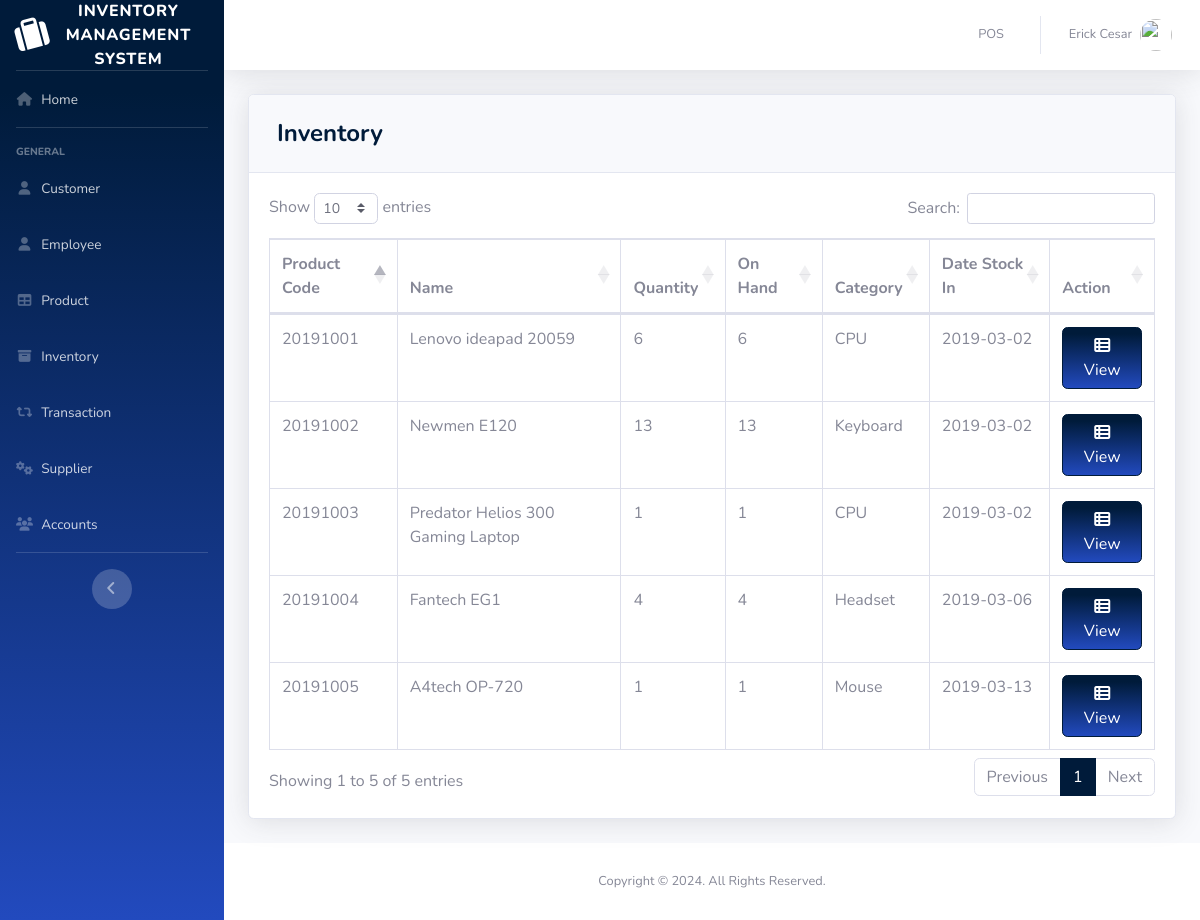
Page /pages/inventory.php (signed in) on the committed database.
### tables this page shows
CREATE TABLE `product` (
  `PRODUCT_ID` int(11) NOT NULL,
  `PRODUCT_CODE` varchar(20) NOT NULL,
  `NAME` varchar(50) DEFAULT NULL,
  `DESCRIPTION` varchar(250) NOT NULL,
  `QTY_STOCK` int(50) DEFAULT NULL,
  `ON_HAND` int(250) NOT NULL,
  `PRICE` int(50) DEFAULT NULL,
  `CATEGORY_ID` int(11) DEFAULT NULL,
  `SUPPLIER_ID` int(11) DEFAULT NULL,
  `DATE_STOCK_IN` varchar(50) NOT NULL
);

CREATE TABLE `category` (
  `CATEGORY_ID` int(11) NOT NULL,
  `CNAME` varchar(50) DEFAULT NULL
);

### pages/inventory.php (the view, shortened to what this page needs)
<?php
include'../includes/connection.php';
include'../includes/sidebar.php';
?>
            <div class="card shadow mb-4">
            <div class="card-header py-3">
              <h4 class="m-2 font-weight-bold text-primary">Inventory</h4>
            </div>
            <div class="card-body">
              <div class="table-responsive">
                <table class="table table-bordered" id="dataTable" width="100%" cellspacing="0">
               <thead>
                   <tr>
                     <th>Product Code</th>
                     <th>Name</th>
                     <th>Quantity</th>
                     <th>On Hand</th>
                     <th>Category</th>
                     <th>Date Stock In</th>
                     <th>Action</th>
                   </tr>
               </thead>
          <tbody>
<?php
    $query = 'SELECT PRODUCT_ID, PRODUCT_CODE, NAME, COUNT(`QTY_STOCK`) AS "QTY_STOCK", COUNT(`ON_HAND`)
    AS "ON_HAND", CNAME, DATE_STOCK_IN FROM product p join category c on p.CATEGORY_ID=c.CATEGORY_ID GROUP BY PRODUCT_CODE';
        $result = mysqli_query($db, $query) or die (mysqli_error($db));
            while ($row = mysqli_fetch_assoc($result)) {
                echo '<tr>';
                echo '<td>'. $row['PRODUCT_CODE'].'</td>';
                echo '<td>'. $row['NAME'].'</td>';
                echo '<td>'. $row['QTY_STOCK'].'</td>';
                echo '<td>'. $row['ON_HAND'].'</td>';
                echo '<td>'. $row['CNAME'].'</td>';
                echo '<td>'. $row['DATE_STOCK_IN'].'</td>';
                      echo '<td align="right">
                              <a type="button" class="btn btn-primary bg-gradient-primary" href="inv_searchfrm.php?action=edit & id='.$row['PRODUCT_CODE'] . '"><i class="fas fa-fw fa-th-list"></i> View</a>
                          </div> </td>';
                        }
?>
                        </div>
                    </div>
<?php
include'../includes/footer.php';
?>

### includes/sidebar.php (shortened to what this page needs)
<!DOCTYPE html>
<html lang="en">
<head>
  <link href="../vendor/fontawesome-free/css/all.min.css" rel="stylesheet" type="text/css">
  <link href="../css/sb-admin-2.min.css" rel="stylesheet">
  <link href="../vendor/datatables/dataTables.bootstrap4.min.css" rel="stylesheet">
</head>
<body id="page-top">
  <div id="wrapper">
    <ul class="navbar-nav bg-gradient-primary sidebar sidebar-dark accordion" id="accordionSidebar">
      <a class="sidebar-brand d-flex align-items-center justify-content-center" href="index.php">
        <div class="sidebar-brand-icon rotate-n-15">
        <i class="fas fa-suitcase"></i>
        </div>
        <div class="sidebar-brand-text mx-3">Inventory  Management System</div>
      </a>
      <hr class="sidebar-divider my-0">
      <li class="nav-item">
        <a class="nav-link" href="index.php">
          <i class="fas fa-fw fa-home"></i>
          <span>Home</span></a>
      </li>
      <hr class="sidebar-divider">
      <div class="sidebar-heading">
        General
      </div>
      <li class="nav-item">
        <a class="nav-link" href="customer.php">
          <i class="fas fa-fw fa-user"></i>
          <span>Customer</span></a>
      </li>
      <li class="nav-item">
        <a class="nav-link" href="employee.php">
          <i class="fas fa-fw fa-user"></i>
          <span>Employee</span></a>
      </li>
      <li class="nav-item">
        <a class="nav-link" href="product.php">
          <i class="fas fa-fw fa-table"></i>
          <span>Product</span></a>
      </li>
      <li class="nav-item">
        <a class="nav-link" href="inventory.php">
          <i class="fas fa-fw fa-archive"></i>
          <span>Inventory</span></a>
      </li>
      <li class="nav-item">
        <a class="nav-link" href="transaction.php">
          <i class="fas fa-fw fa-retweet"></i>
          <span>Transaction</span></a>
      </li>
      <li class="nav-item">
        <a class="nav-link" href="supplier.php">
          <i class="fas fa-fw fa-cogs"></i>
          <span>Supplier</span></a>
      </li>
      <li class="nav-item">
        <a class="nav-link" href="user.php">
          <i class="fas fa-fw fa-users"></i>
          <span>Accounts</span></a>
      </li>
      <hr class="sidebar-divider d-none d-md-block">
      <div class="text-center d-none d-md-inline">
        <button class="rounded-circle border-0" id="sidebarToggle"></button>
      </div>
    </ul>
    <?php include_once 'topbar.php'; ?>

### includes/topbar.php (shortened to what this page needs)
<div id="content-wrapper" class="d-flex flex-column">
  <div id="content">
    <nav class="navbar navbar-expand navbar-light bg-white topbar mb-4 static-top shadow">
      <ul class="navbar-nav ml-auto">
        <li class="nav-item dropdown no-arrow">
          <a class="nav-link" href="pos.php" role="button">
            <span class="mr-2 d-none d-lg-inline text-gray-600 small">POS</span>
          </a>
        </li>
        <li class="nav-item dropdown no-arrow">
          <a class="nav-link dropdown-toggle" href="#" id="userDropdown" role="button" data-toggle="dropdown" aria-haspopup="true" aria-expanded="false">
            <span class="mr-2 d-none d-lg-inline text-gray-600 small"><?php echo  $_SESSION['FIRST_NAME']. ' '.$_SESSION['LAST_NAME'] ;?></span>
            <img class="img-profile rounded-circle"
            <?php
              if($_SESSION['GENDER']=='Male'){
                echo 'src="https://encrypted-tbn0.gstatic.com/images?q=tbn:ANd9GcTS0rikanm-OEchWDtCAWQ_s1hQq1nOlQUeJr242AdtgqcdEgm0Dg"';
              }else{
                echo 'src="https://encrypted-tbn0.gstatic.com/images?q=tbn:ANd9GcSNngF0RFPjyGl4ybo78-XYxxeap88Nvsyj1_txm6L4eheH8ZBu"';
              }
            ?>>
          </a>
        </li>
      </ul>
    </nav>
    <div class="container-fluid">

### includes/footer.php (shortened to what this page needs)
      <footer class="sticky-footer bg-white">
        <div class="container my-auto">
          <div class="copyright text-center my-auto">
              <span>Copyright © 2024. All Rights Reserved.</span>
          </div>
        </div>
      </footer>
</body>
</html>

### rows in the picture
product: PRODUCT_CODE "20191001", NAME "Lenovo ideapad 20059", QTY_STOCK "6", ON_HAND "6", CATEGORY_ID.CNAME "CPU", DATE_STOCK_IN "2019-03-02"
product: PRODUCT_CODE "20191002", NAME "Newmen E120", QTY_STOCK "13", ON_HAND "13", CATEGORY_ID.CNAME "Keyboard", DATE_STOCK_IN "2019-03-02"
product: PRODUCT_CODE "20191003", NAME "Predator Helios 300 Gaming Laptop", QTY_STOCK "1", ON_HAND "1", CATEGORY_ID.CNAME "CPU", DATE_STOCK_IN "2019-03-02"
product: PRODUCT_CODE "20191004", NAME "Fantech EG1", QTY_STOCK "4", ON_HAND "4", CATEGORY_ID.CNAME "Headset", DATE_STOCK_IN "2019-03-06"
product: PRODUCT_CODE "20191005", NAME "A4tech OP-720", QTY_STOCK "1", ON_HAND "1", CATEGORY_ID.CNAME "Mouse", DATE_STOCK_IN "2019-03-13"

### other values in the picture
$_SESSION['FIRST_NAME'] "Erick"
$_SESSION['LAST_NAME'] "Cesar"
